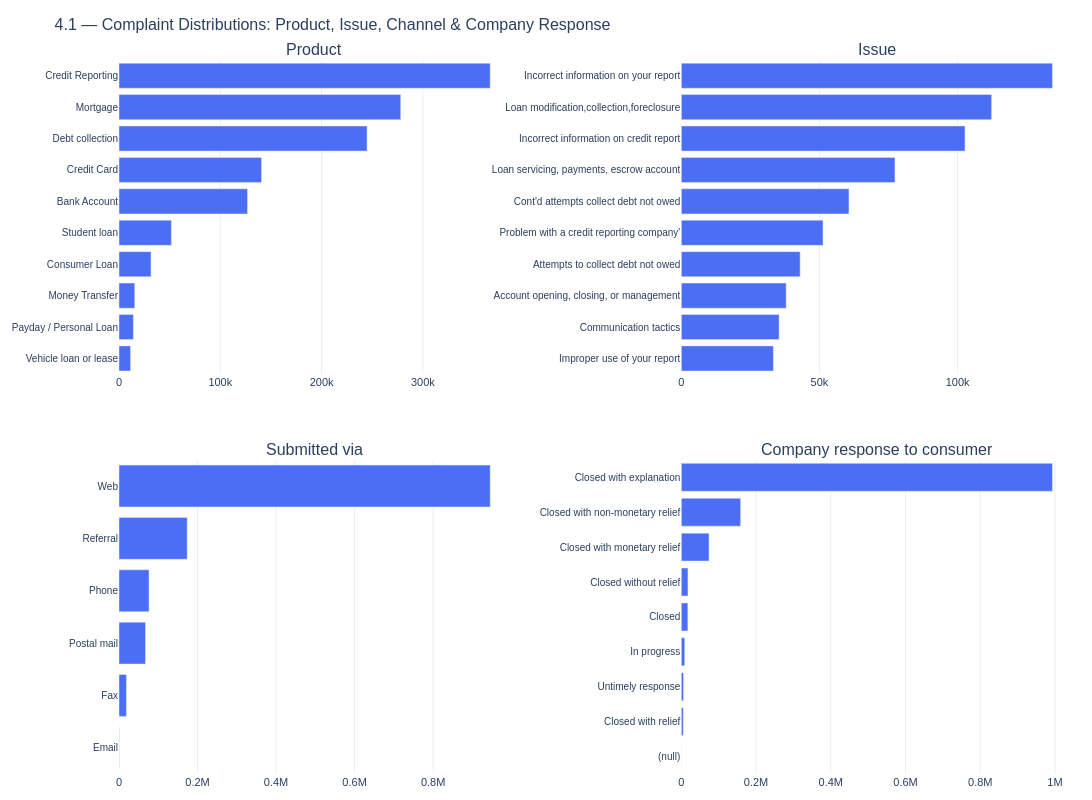

The notebook cell saved with this chart:
### Markdown cell above
## 4. Exploratory Data Analysis

The analysis covers four areas: distribution of key categoricals, response quality and dispute rates by product, top companies by volume, narrative availability, and complaint volume trends over time. All charts use `df_clean`.

### Code cell
cols = ["Product", "Issue", "Submitted via", "Company response to consumer"]
color = "#4C6EF5"

fig = make_subplots(rows=2, cols=2, subplot_titles=cols, horizontal_spacing=0.18, vertical_spacing=0.12)

for (row, col), field in zip([(1,1),(1,2),(2,1),(2,2)], cols):
    vc = df_clean[field].fill_null("(null)").value_counts(sort=True).head(10)
    labels = [l[:40] for l in vc[field].to_list()[::-1]]
    counts = vc["count"].to_list()[::-1]
    bar_colors = ["#8D1515" if l == "(null)" else color for l in labels]
    fig.add_trace(go.Bar(x=counts, y=labels, orientation='h', marker_color=bar_colors, showlegend=False), row=row, col=col)

fig.update_layout(
    height=800, width=1200,
    title_text="4.1 — Complaint Distributions: Product, Issue, Channel & Company Response",
    title_font_size=16,
    plot_bgcolor="white", paper_bgcolor="white",
    font=dict(family="Arial", size=11),
    margin=dict(l=20, r=20, t=60, b=20),
)
fig.update_xaxes(showgrid=True, gridcolor="#eeeeee", zeroline=False)
fig.update_yaxes(tickfont=dict(size=10))
fig.show()

### Figure 1 — Plotly figure (JSON) as saved in the notebook; plotly's stock layout.template omitted (floating-point values rounded to 4 significant figures)
{"data": [{"marker": {"color": ["#4C6EF5", "#4C6EF5", "#4C6EF5", "#4C6EF5", "#4C6EF5", "#4C6EF5", "#4C6EF5", "#4C6EF5", "#4C6EF5", "#4C6EF5"]}, "orientation": "h", "showlegend": false, "type": "bar", "x": [11377, 14203, 15536, 31605, 51685, 126847, 140662, 244873, 278098, 366410], "xaxis": "x", "y": ["Vehicle loan or lease", "Payday / Personal Loan", "Money Transfer", "Consumer Loan", "Student loan", "Bank Account", "Credit Card", "Debt collection", "Mortgage", "Credit Reporting"], "yaxis": "y"}, {"marker": {"color": ["#4C6EF5", "#4C6EF5", "#4C6EF5", "#4C6EF5", "#4C6EF5", "#4C6EF5", "#4C6EF5", "#4C6EF5", "#4C6EF5", "#4C6EF5"]}, "orientation": "h", "showlegend": false, "type": "bar", "x": [33337, 35403, 37961, 43021, 51300, 60687, 77333, 102686, 112311, 134338], "xaxis": "x2", "y": ["Improper use of your report", "Communication tactics", "Account opening, closing, or management", "Attempts to collect debt not owed", "Problem with a credit reporting company'", "Cont'd attempts collect debt not owed", "Loan servicing, payments, escrow account", "Incorrect information on credit report", "Loan modification,collection,foreclosure", "Incorrect information on your report"], "yaxis": "y2"}, {"marker": {"color": ["#4C6EF5", "#4C6EF5", "#4C6EF5", "#4C6EF5", "#4C6EF5", "#4C6EF5"]}, "orientation": "h", "showlegend": false, "type": "bar", "x": [383, 18972, 67522, 76509, 173640, 945329], "xaxis": "x3", "y": ["Email", "Fax", "Postal mail", "Phone", "Referral", "Web"], "yaxis": "y3"}, {"marker": {"color": ["#8D1515", "#4C6EF5", "#4C6EF5", "#4C6EF5", "#4C6EF5", "#4C6EF5", "#4C6EF5", "#4C6EF5", "#4C6EF5"]}, "orientation": "h", "showlegend": false, "type": "bar", "x": [7, 5304, 6108, 9277, 17611, 17868, 74243, 158716, 993221], "xaxis": "x4", "y": ["(null)", "Closed with relief", "Untimely response", "In progress", "Closed", "Closed without relief", "Closed with monetary relief", "Closed with non-monetary relief", "Closed with explanation"], "yaxis": "y4"}], "layout": {"annotations": [{"font": {"size": 16}, "showarrow": false, "text": "Product", "x": 0.205, "xanchor": "center", "xref": "paper", "y": 1, "yanchor": "bottom", "yref": "paper"}, {"font": {"size": 16}, "showarrow": false, "text": "Issue", "x": 0.795, "xanchor": "center", "xref": "paper", "y": 1, "yanchor": "bottom", "yref": "paper"}, {"font": {"size": 16}, "showarrow": false, "text": "Submitted via", "x": 0.205, "xanchor": "center", "xref": "paper", "y": 0.44, "yanchor": "bottom", "yref": "paper"}, {"font": {"size": 16}, "showarrow": false, "text": "Company response to consumer", "x": 0.795, "xanchor": "center", "xref": "paper", "y": 0.44, "yanchor": "bottom", "yref": "paper"}], "font": {"family": "Arial", "size": 11}, "height": 800, "margin": {"b": 20, "l": 20, "r": 20, "t": 60}, "paper_bgcolor": "white", "plot_bgcolor": "white", "title": {"font": {"size": 16}, "text": "4.1 — Complaint Distributions: Product, Issue, Channel & Company Response"}, "width": 1200, "xaxis": {"anchor": "y", "domain": [0, 0.41], "gridcolor": "#eeeeee", "showgrid": true, "zeroline": false}, "xaxis2": {"anchor": "y2", "domain": [0.59, 1], "gridcolor": "#eeeeee", "showgrid": true, "zeroline": false}, "xaxis3": {"anchor": "y3", "domain": [0, 0.41], "gridcolor": "#eeeeee", "showgrid": true, "zeroline": false}, "xaxis4": {"anchor": "y4", "domain": [0.59, 1], "gridcolor": "#eeeeee", "showgrid": true, "zeroline": false}, "yaxis": {"anchor": "x", "domain": [0.56, 1], "tickfont": {"size": 10}}, "yaxis2": {"anchor": "x2", "domain": [0.56, 1], "tickfont": {"size": 10}}, "yaxis3": {"anchor": "x3", "domain": [0, 0.44], "tickfont": {"size": 10}}, "yaxis4": {"anchor": "x4", "domain": [0, 0.44], "tickfont": {"size": 10}}}}
